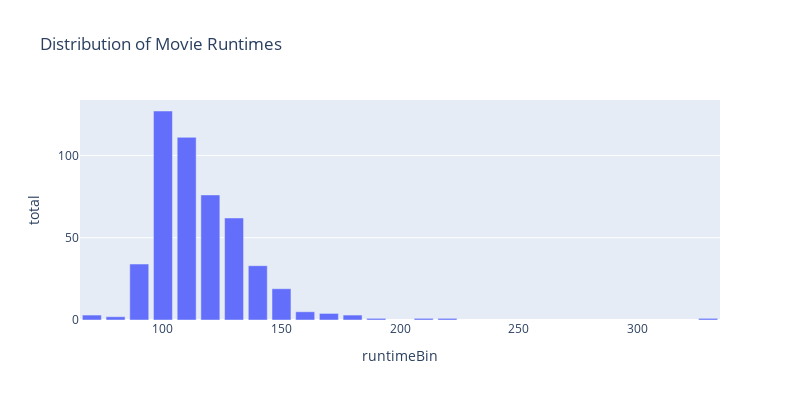

Notebook code for this chart:
### Markdown cell above
<br><br>

Let us take a look at the current distribution of movie runtimes.

### Code cell
# Run the cell below; no further action is needed
query_q4, res_q4 = load_results('res_q4')
px.bar(res_q4, x="runtimeBin", y="total", title="Distribution of Movie Runtimes", width = 800, height = 400)

### Figure 1 — Plotly figure (JSON) as saved in the notebook; plotly's stock layout.template omitted (floating-point values rounded to 4 significant figures)
{"data": [{"alignmentgroup": "True", "hovertemplate": "runtimeBin=%{x}<br>total=%{y}<extra></extra>", "legendgroup": "", "marker": {"color": "#636efa", "pattern": {"shape": ""}}, "name": "", "offsetgroup": "", "orientation": "v", "showlegend": false, "textposition": "auto", "type": "bar", "x": [70, 80, 90, 100, 110, 120, 130, 140, 150, 160, 170, 180, 190, 210, 220, 330], "xaxis": "x", "y": [3, 2, 34, 127, 111, 76, 62, 33, 19, 5, 4, 3, 1, 1, 1, 1], "yaxis": "y"}], "layout": {"barmode": "relative", "height": 400, "legend": {"tracegroupgap": 0}, "title": {"text": "Distribution of Movie Runtimes"}, "width": 800, "xaxis": {"anchor": "y", "autorange": true, "domain": [0, 1], "range": [65, 335], "title": {"text": "runtimeBin"}, "type": "linear"}, "yaxis": {"anchor": "x", "autorange": true, "domain": [0, 1], "range": [0, 133.7], "title": {"text": "total"}, "type": "linear"}}}
